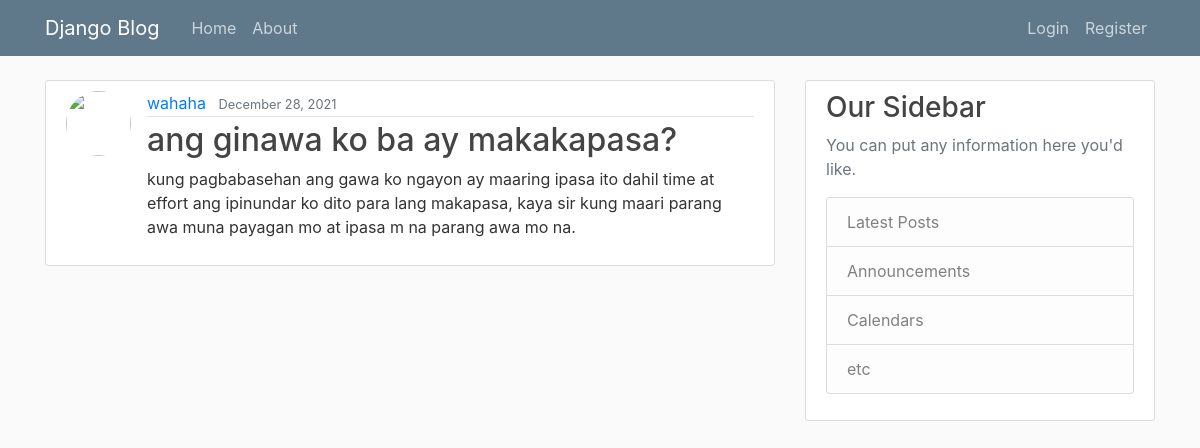
The app's page /post/1/ with its own data.
### blog/models.py (models this page shows, shortened)
class Post(models.Model):
    title = models.CharField(max_length=100)
    content = models.TextField()
    date_posted = models.DateTimeField(default=timezone.now)
    author = models.ForeignKey(User, on_delete=models.CASCADE)

### blog/views.py (the view)
# urls.py: path('post/<int:pk>/', PostDetailView.as_view(), name='post-detail'),
class PostDetailView(DetailView):
    model = Post

### blog/templates/blog/post_detail.html (shortened to what this page needs)
{% extends "blog/base.html" %}
{% block content %}
  <article class="media content-section">
    <img class="rounded-circle article-img" src="{{ object.author.profile.image.url }}">
    <div class="media-body">
      <div class="article-metadata">
        <a class="mr-2" href="{% url 'user-posts' object.author.username %}">{{ object.author }}</a>
        <small class="text-muted">{{ object.date_posted|date:"F d, Y" }}</small>
      </div>
      <h2 class="article-title">{{ object.title }}</h2>
      <p class="article-content">{{ object.content }}</p>
    </div>
  </article>
{% endblock content %}

### blog/templates/blog/base.html (shortened to what this page needs)
{% load static %}
<!DOCTYPE html>
<html>
<head>
    <link rel="stylesheet" href="https://maxcdn.bootstrapcdn.com/bootstrap/4.0.0/css/bootstrap.min.css">
    <link rel="stylesheet" type="text/css" href="{% static 'blog/main.css' %}">
</head>
<body>
    <header class="site-header">
      <nav class="navbar navbar-expand-md navbar-dark bg-steel fixed-top">
        <div class="container">
          <a class="navbar-brand mr-4" href="{% url 'blog-home' %}">Django Blog</a>
          <div class="collapse navbar-collapse" id="navbarToggle">
            <div class="navbar-nav mr-auto">
              <a class="nav-item nav-link" href="{% url 'blog-home' %}">Home</a>
              <a class="nav-item nav-link" href="{% url 'blog-about' %}">About</a>
            </div>
            <div class="navbar-nav">
              {% if user.is_authenticated %}
                <a class="nav-item nav-link" href="{% url 'post-create' %}">New Post</a>
                <a class="nav-item nav-link" href="{% url 'profile' %}">Profile</a>
                <a class="nav-item nav-link" href="{% url 'logout' %}">Logout</a>
              {% else %}
                <a class="nav-item nav-link" href="{% url 'login' %}">Login</a>
                <a class="nav-item nav-link" href="{% url 'register' %}">Register</a>
              {% endif %}
            </div>
          </div>
        </div>
      </nav>
    </header>
    <main role="main" class="container">
      <div class="row">
        <div class="col-md-8">
          {% block content %}{% endblock %}
        </div>
        <div class="col-md-4">
          <div class="content-section">
            <h3>Our Sidebar</h3>
            <p class='text-muted'>You can put any information here you'd like.
              <ul class="list-group">
                <li class="list-group-item list-group-item-light">Latest Posts</li>
                <li class="list-group-item list-group-item-light">Announcements</li>
                <li class="list-group-item list-group-item-light">Calendars</li>
                <li class="list-group-item list-group-item-light">etc</li>
              </ul>
            </p>
          </div>
        </div>
      </div>
    </main>
</body>
</html>

### blog/static/blog/main.css (style rules this page uses)
body { background: #fafafa; color: #333333; margin-top: 5rem; }
h1, h2, h3, h4, h5, h6 { color: #444444; }
ul { margin: 0; }
.bg-steel { background-color: #5f788a; }
.site-header .navbar-nav .nav-link { color: #cbd5db; }
.content-section { background: #ffffff; padding: 10px 20px; border: 1px solid #dddddd; border-radius: 3px; margin-bottom: 20px; }
.article-title { color: #444444; }
.article-content { white-space: pre-line; }
.article-img { height: 65px; width: 65px; margin-right: 16px; }
.article-metadata { padding-bottom: 1px; margin-bottom: 4px; border-bottom: 1px solid #e3e3e3 }

### records on screen
Post: author "wahaha", date_posted "December 28, 2021", title "ang ginawa ko ba ay makakapasa?", content "kung pagbabasehan ang gawa ko ngayon ay maaring ipasa ito dahil time at effort ang ipinundar ko dito para lang makapasa, kaya sir kung maari parang awa muna payagan mo at ipasa m na parang awa mo na."
